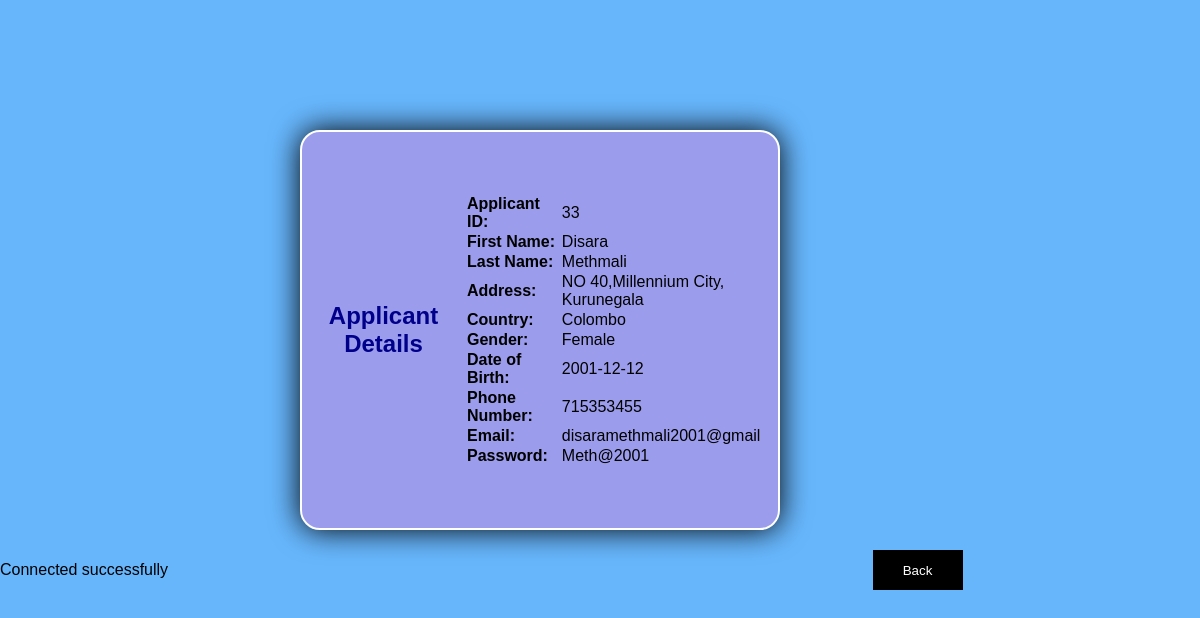
The app's page /viewDetails.php?id=33 with its own data.
### tables this page shows
CREATE TABLE `applicant` (
  `applicant_id` int(11) NOT NULL,
  `first_name` varchar(20) NOT NULL,
  `last_name` varchar(20) NOT NULL,
  `address` varchar(100) NOT NULL,
  `country` varchar(20) NOT NULL,
  `gender` varchar(10) NOT NULL,
  `dob` date NOT NULL,
  `contact_no` int(10) NOT NULL,
  `email` varchar(50) NOT NULL,
  `password` varchar(10) NOT NULL
);

### viewDetails.php (the view, shortened to what this page needs)
<?php
include 'config.php';
if (isset($_GET['id'])) {
    $applicantID = $_GET['id'];
    $query = "SELECT * FROM `applicant` WHERE `applicant_id` = '$applicantID'";
    $result = mysqli_query($conn, $query);
    if ($result && mysqli_num_rows($result) > 0) {
        $applicantData = mysqli_fetch_assoc($result);
?>
 <!DOCTYPE html>
        <html>
        <head>
            <link rel="stylesheet" href="../css/viewDetailsstyle.css">
        </head>
        <body>
            <div class="container">
                <h2>Applicant Details</h2>
                <table id="tba">
                    <tr>
                        <th>Applicant ID:</th>
                        <td><?php echo $applicantData['applicant_id']; ?></td>
                    </tr>
                    <tr>
                        <th>First Name:</th>
                        <td><?php echo $applicantData['first_name']; ?></td>
                    </tr>
                    <tr>
                        <th>Last Name:</th>
                        <td><?php echo $applicantData['last_name']; ?></td>
                    </tr>
                    <tr>
                        <th>Address:</th>
                        <td><?php echo $applicantData['address']; ?></td>
                    </tr>
                    <tr>
                        <th>Country:</th>
                        <td><?php echo $applicantData['country']; ?></td>
                    </tr>
                    <tr>
                        <th>Gender:</th>
                        <td><?php echo $applicantData['gender']; ?></td>
                    </tr>
                    <tr>
                        <th>Date of Birth:</th>
                        <td><?php echo $applicantData['dob']; ?></td>
                    </tr>
                    <tr>
                        <th>Phone Number:</th>
                        <td><?php echo $applicantData['contact_no']; ?></td>
                    </tr>
                    <tr>
                        <th>Email:</th>
                        <td><?php echo $applicantData['email']; ?></td>
                    </tr>
                    <tr>
                        <th>Password:</th>
                        <td><?php echo $applicantData['password']; ?></td>
                    </tr>
                </table>
            </div>
            <a href="admin_page.php">
  <input type="button" class="back-button" value="Back">
</a>
        </body>
        </html>
        <?php
    } else {
        echo "Applicant not found!";
    }
} else {
    echo "Invalid request!";
}
?>

### viewDetailsstyle.css (style rules this page uses)
* { margin: 0; padding: 0; box-sizing: border-box; font-family: Arial, Helvetica, sans-serif; }
body { background-color: rgb(103, 182, 252); text-align: left; }
.container { position: absolute; top: 30px; left: 300px; width: 40%; height: 400px; background-size: 50%; background-position: fixed; margin-top: 100px; border: solid black 1px; background-color: rgb(156, 156, 236); border: 2px solid white; border-radius: 20px; backdrop-filter: blur(20px); box-shadow: 0 0 30px black; display: flex; justify-content: center; align-items: center; }
h2 { color: darkblue; text-align: center; font-size: 24px; }
#tba { text-align: left; }
.back-button { background-color: black; color: white; width: 90px; height: 40px; border: black; margin-top: 550px; margin-left: 700px; }

### records on screen
applicant: applicant_id "33", first_name "Disara", last_name "Methmali", address "NO 40,Millennium City, Kurunegala", country "Colombo", gender "Female", dob "2001-12-12", contact_no "715353455", email "disaramethmali2001@gmail", password "Meth@2001"
